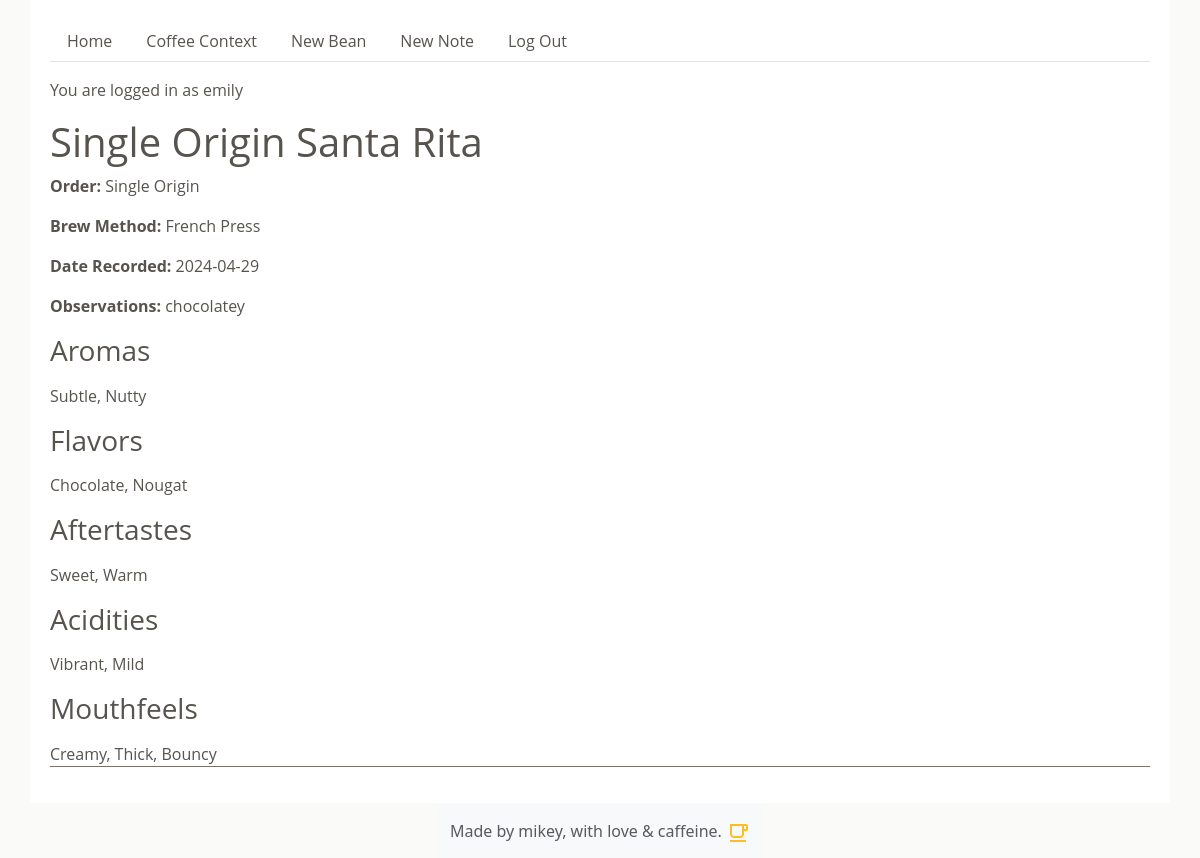
The app's page /note/2 (signed in) with its own data.
### ch_100_app/models.py (models this page shows, shortened)
class User(UserMixin, db.Model):
    id = db.Column(db.Integer, primary_key=True)
    username = db.Column(db.String(80), nullable=False, unique=True)
    password = db.Column(db.String(80), nullable=False)

class Note(db.Model):
    id = db.Column(db.Integer, primary_key=True)
    bean_id = db.Column(db.Integer, db.ForeignKey("bean.id"), nullable=False)
    created_by_id = db.Column(db.Integer, db.ForeignKey("user.id"), nullable=False)
    order = db.Column(db.Enum(OrderCategory), default=OrderCategory.SINGLE_ORIGIN)
    brew_method = db.Column(db.Enum(BrewMethod), default=BrewMethod.DRIP)
    date_recorded = db.Column(db.Date, default=datetime.utcnow)
    observations = db.Column(db.Text, nullable=False)
    bean = db.relationship("Bean", back_populates="notes")
    created_by = db.relationship("User")
    aromas = db.relationship(
        "Aroma", secondary=note_aroma, backref=db.backref("notes", lazy="dynamic")
    )
    flavors = db.relationship(
        "Flavor", secondary=note_flavor, backref=db.backref("notes", lazy="dynamic")
    )
    aftertastes = db.relationship(
        "Aftertaste",
        secondary=note_aftertaste,
        backref=db.backref("notes", lazy="dynamic"),
    )
    acidities = db.relationship(
        "Acidity", secondary=note_acidity, backref=db.backref("notes", lazy="dynamic")
    )
    mouthfeels = db.relationship(
        "Mouthfeel",
        secondary=note_mouthfeel,
        backref=db.backref("notes", lazy="dynamic"),
    )

class Bean(db.Model):
    id = db.Column(db.Integer, primary_key=True)
    name = db.Column(db.String(60), nullable=False)
    origin = db.Column(db.String(100), nullable=False)
    cultivar = db.Column(db.String(60))
    wash_process = db.Column(db.Enum(WashProcess), nullable=False)
    roast_level = db.Column(db.Enum(RoastLevel), nullable=False)
    created_by_id = db.Column(db.Integer, db.ForeignKey("user.id"), nullable=False)
    notes = db.relationship("Note", back_populates="bean")
    created_by = db.relationship("User")

### ch_100_app/main/routes.py (the view)
@main.route("/note/<note_id>", methods=["GET", "POST"])
@login_required
def note_detail(note_id):
    note = Note.query.get(note_id)
    return render_template("note_detail.html", note=note)

### ch_100_app/extensions.py (called while the page is built)
@login_manager.user_loader
def load_user(user_id):
    return User.query.get(user_id)

### ch_100_app/utils.py (called while the page is built)
    def __str__(self):
        return str(self.value)

### ch_100_app/templates/note_detail.html
{% extends 'base.html' %} {% block content %}
<h1>{{ note.order}} {{ note.bean.name }}</h1>
<p><strong>Order:</strong> {{ note.order }}</p>
<p><strong>Brew Method:</strong> {{ note.brew_method }}</p>
<p><strong>Date Recorded:</strong> {{ note.date_recorded }}</p>
<p><strong>Observations:</strong> {{ note.observations }}</p>
<div class="bean_detail_order">
  <div>
    <h3>Aromas</h3>
    {% set aroma_names = [] %} {% for aroma in note.aromas %} {% set _
    = aroma_names.append(aroma.name) %} {% endfor %} {{
    aroma_names|join(', ') }}
    <h3>Flavors</h3>
    {% set flavor_names = [] %} {% for flavor in note.flavors %} {%
    set _ = flavor_names.append(flavor.name) %} {% endfor %} {{
    flavor_names|join(', ') }}
    <h3>Aftertastes</h3>
    {% set aftertaste_names = [] %} {% for aftertaste in
    note.aftertastes %} {% set _ =
    aftertaste_names.append(aftertaste.name) %} {% endfor %} {{
    aftertaste_names|join(', ') }}
    <h3>Acidities</h3>
    {% set acidity_names = [] %} {% for acidity in note.acidities %}
    {% set _ = acidity_names.append(acidity.name) %} {% endfor %} {{
    acidity_names|join(', ') }}
    <h3>Mouthfeels</h3>
    {% set mouthfeel_names = [] %} {% for mouthfeel in note.mouthfeels
    %} {% set _ = mouthfeel_names.append(mouthfeel.name) %} {% endfor
    %} {{ mouthfeel_names|join(', ') }}
  </div>
</div>
{% endblock %}

### ch_100_app/templates/base.html (shortened to what this page needs)
<!DOCTYPE html>
<html lang="en">
  <head>
    <link
      href="https://cdn.jsdelivr.net/npm/bootstrap@5.3.3/dist/css/bootstrap.min.css"
      rel="stylesheet"
    />
    <link rel="stylesheet" href="/static/style.css" />
  </head>
  <body>
    <div id="base-content">
      <ul class="nav nav-tabs">
        <li>
          <a class="nav-link" href="/">Home</a>
        </li>
        <li>
          <a class="nav-link" href="/coffee_context"
            >Coffee Context</a
          >
        </li>
        {% if current_user.is_authenticated %}
        <li class="nav-item">
          <a class="nav-link" href="/new_bean">New Bean</a>
        </li>
        <li class="nav-item">
          <a class="nav-link" href="/new_note">New Note</a>
        </li>
        <li class="nav-item">
          <a class="nav-link" href="/logout">Log Out</a>
        </li>
        {% endif %}
      </ul>
       {% if current_user.is_authenticated %}
      <p>You are logged in as {{ current_user.username }}</p>
      {% endif %} {% block content %} {% endblock %}
    </div>
  </body>
  <footer class="footer mt-auto py-3 bg-body-tertiary">
    <div class="container">
      <span class="text-body-secondary"
        >Made by mikey, with love & caffeine.
      </span>
    </div>
  </footer>
</html>

### ch_100_app/static/style.css (style rules this page uses)
html { height: 100%; }
body { display: flex; flex-direction: column; align-items: center; background-color: #fafaf9; height: 100%; }
#base-content { font-family: 'Open Sans', sans-serif; color: #57534e; width: 95%; background-color: white; padding: 20px; height: 100%; }
.nav { margin-bottom: 1rem; }
.nav-link { color: #57534e; }
.bean_detail_order { border-bottom: 1px solid #78716c; margin: 1rem 0px; }
h3 { margin: 1rem 0px; }
footer { margin-top: auto; }

### records on screen
User: username "emily"
Note: order "Single Origin", brew_method "French Press", date_recorded "2024-04-29", observations "chocolatey"
Bean: bean.name "Santa Rita"

### other values on screen
{{ aroma_names|join(', ') }} "Subtle, Nutty"
{{ flavor_names|join(', ') }} "Chocolate, Nougat"
{{ aftertaste_names|join(', ') }} "Sweet, Warm"
{{ acidity_names|join(', ') }} "Vibrant, Mild"
{{ mouthfeel_names|join(', ') }} "Creamy, Thick, Bouncy"
